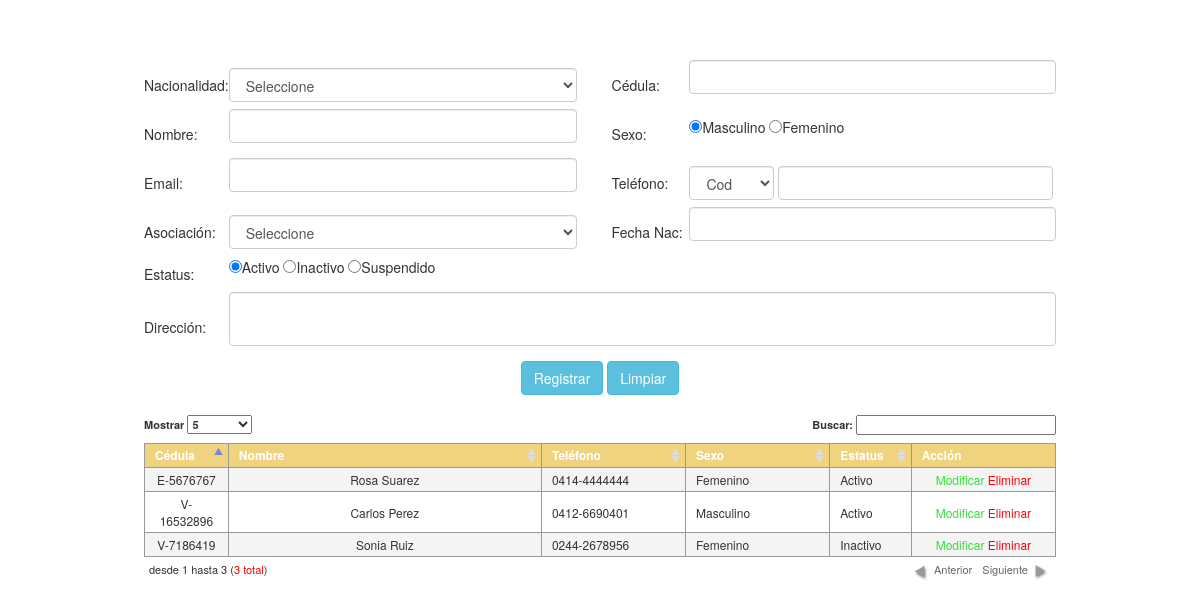
The app's page /vista/entrenadores.php, older data.
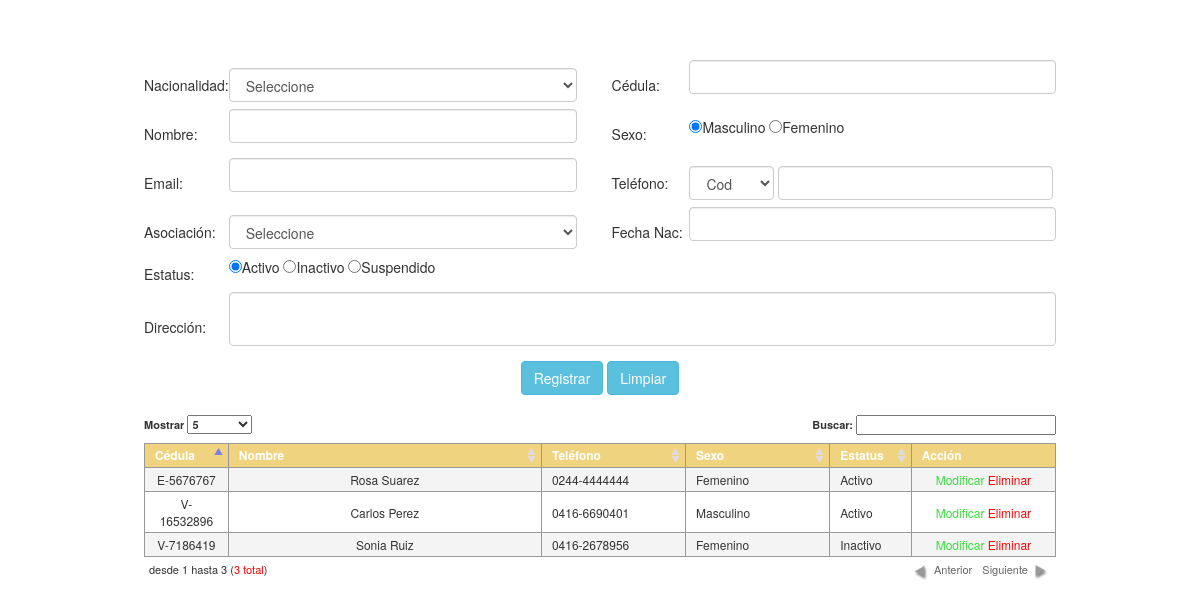
The same page, newer data.
### tables this page shows
CREATE TABLE `entrenadores` (
  `num_registro` int(11) NOT NULL AUTO_INCREMENT,
  `nacionalidad` varchar(20) NOT NULL,
  `cedula` int(11) NOT NULL,
  `nombre` varchar(50) NOT NULL,
  `sexo` varchar(20) NOT NULL,
  `cod_telefono` int(11) DEFAULT NULL,
  `telefono` varchar(7) NOT NULL,
  `email` varchar(50) NOT NULL,
  `direccion` varchar(250) NOT NULL,
  `id_asociacion` int(11) NOT NULL,
  `fechnac` date NOT NULL,
  `estatus` varchar(20) NOT NULL,
  PRIMARY KEY (`num_registro`)
);

### modelo/Conexion.php (called while the page is built, shortened)
<?php
class Conexion
{
    private static $_server   = 'localhost';
    private static $_user     = 'root';
    private static $_password = '123456';
    protected $bd             = 'wushu';
    private function _abrir_conn() {
        $this->_conn = new mysqli(self::$_server, self::$_user, self::$_password, $this->bd);
        if ((int) $this->_conn->connect_errno == 0) {
            $this->_state_conn = TRUE;
            $this->_conn->set_charset('utf8');
            return $this->_conn;
        }
    }
    public function _query($sql) {
        if ($this->_state_conn === TRUE) {
            $resultado = $this->_conn->query($sql);
            if($resultado){
                return $resultado;
            }else{
                return FALSE;
            }
        }
    }
    public function RetornarRegistros($sql) {
        $result = $this->_query($sql);
        if ($this->_state_conn === TRUE) {
             $count = $result->num_rows;
            if($count > 0){
            while ($row =$result->fetch_array()) {
                $rows[] = $row;
            }
            return $rows;
            }else{
                return FALSE;
            }
        }
    }
}

### vista/entrenadores.php (the view, shortened to what the changed rows need)
<?php
require_once '../modelo/Conexion.php';
$obj_conexion = new Conexion();
$sql       = "SELECT a.id_asociacion,CONCAT('Asciacion de Wushu del Estado ',(SELECT estado FROM estado WHERE id_estado=a.id_estado)) AS nombre FROM asociaciones AS a";
$resultado = $obj_conexion->RetornarRegistros($sql);
$codigo   = "SELECT  id,  codigo FROM codigo_telefono";
$resulcod = $obj_conexion->RetornarRegistros($codigo);
?>
<!DOCTYPE html>
<html>
    <head>
        <link href="../css/bootstrap.css" rel="stylesheet" media="screen"/>
        <link href="../css/estilos.css" rel="stylesheet" media="screen"/>
        <link href="../css/jquery.dataTables.css" rel="stylesheet" media="screen"/>
        <link href="../css/datepicker.css" rel="stylesheet" media="screen"/>
    </head>
    <body>
        <div style="margin-top: 5%;position: relative;display: block">
            <form id="frmentrenadores">
                <table width="912" border="0" align="center">
                    <tr>
                        <td colspan="4" align="center">
                            <table border="0" id="tbl_entrenadores" class="dataTable">
                                <thead>
                                    <tr>
                                        <th>C&eacute;dula</th>
                                        <th>Nombre</th>
                                        <th>Tel&eacute;fono</th>
                                        <th>Sexo</th>
                                        <th>Estatus</th>
                                        <th>Acci&oacute;n</th>
                                    </tr>
                                </thead>
                                <tbody>
                                    <?php
                                    $sql        = "SELECT CONCAT_WS('-', e.nacionalidad, e.cedula) AS cedula,
                                                            e.nombre,
                                                            CONCAT_WS('-' ,(SELECT codigo FROM codigo_telefono WHERE id = e.cod_telefono), e.telefono) AS telefono,
                                                            e.sexo,
                                                            e.estatus
                                                            FROM entrenadores e";
                                    $resgistros = $obj_conexion->RetornarRegistros($sql);
                                    $es_array = is_array($resgistros) ? TRUE : FALSE;
                                    if ($es_array == TRUE) {
                                        for ($i = 0; $i < count($resgistros); $i++) {
                                            ?>
                                            <tr>
                                                <td><?php echo $resgistros[$i]['cedula'] ?></td>
                                                <td><?php echo $resgistros[$i]['nombre'] ?></td>
                                                <td><?php echo $resgistros[$i]['telefono'] ?></td>
                                                <td><?php echo $resgistros[$i]['sexo'] ?></td>
                                                <td><?php echo $resgistros[$i]['estatus'] ?></td>
                                                <td>
                                                    <span class="accion modificar">Modificar</span>
                                                    <span class="accion eliminar">Eliminar</span>
                                                </td>
                                            </tr>
                                            <?php
                                        }
                                    }
                                    ?>
                                </tbody>
                            </table>
                        </td>
                    </tr>
                </table>
            </form>
        </div>
    </body>
</html>

Row changes from the older to the newer data that the page shows:
changed entrenadores "Rosa Suarez": telefono "0414-4444444" → "0244-4444444"
computed for entrenadores "Sonia Ruiz": telefono "0244-2678956" → "0416-2678956"
changed entrenadores "Carlos Perez": telefono "0412-6690401" → "0416-6690401"
